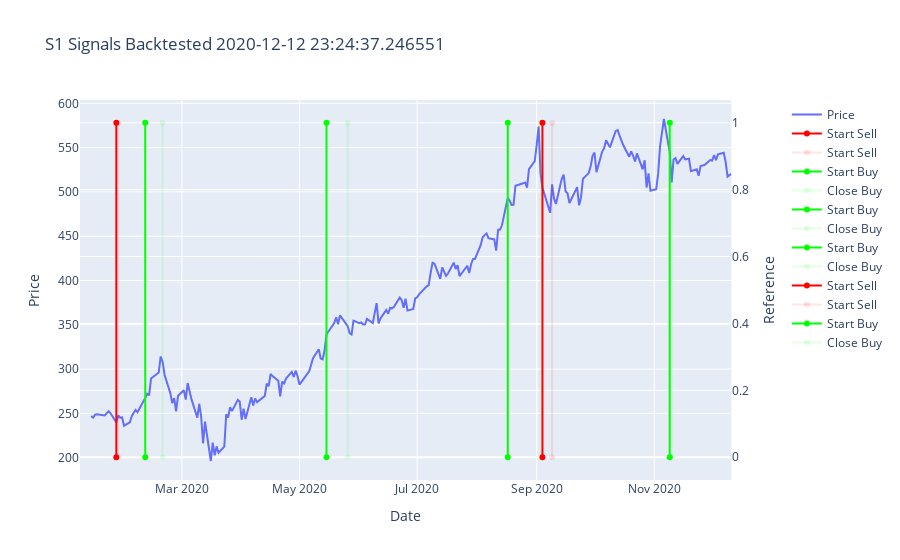

The notebook cell saved with this chart:
### Code cell
# create figure
signal_ticker = 'NVDA'

fig = make_subplots(specs=[[{"secondary_y": True}]])
fig.add_trace(go.Scatter(x=ohlcvs[signal_ticker].index, y=ohlcvs[signal_ticker]['Adj Close'], name='Price'))

for i in range(len(ohlcvs[signal_ticker])):
    if (ohlcvs[signal_ticker]['signal'][i] == 'Start Buy'):
        fig.add_trace(go.Scatter(x=[ohlcvs[signal_ticker].index[i], ohlcvs[signal_ticker].index[i]], y=[0,1], name='Start Buy', marker_color='rgba(0, 255, 0, 1)'), secondary_y=True)
    if (ohlcvs[signal_ticker]['signal'][i] == 'Close Buy'):
        fig.add_trace(go.Scatter(x=[ohlcvs[signal_ticker].index[i], ohlcvs[signal_ticker].index[i]], y=[0,1], name='Close Buy', marker_color='rgba(0, 255, 0, 0.1)'), secondary_y=True)
    if (ohlcvs[signal_ticker]['signal'][i] == 'Start Sell'):
        fig.add_trace(go.Scatter(x=[ohlcvs[signal_ticker].index[i], ohlcvs[signal_ticker].index[i]], y=[0,1], name='Start Sell', marker_color='rgba(255, 0, 0, 1)'), secondary_y=True)
    if (ohlcvs[signal_ticker]['signal'][i] == 'Close Sell'):
        fig.add_trace(go.Scatter(x=[ohlcvs[signal_ticker].index[i], ohlcvs[signal_ticker].index[i]], y=[0,1], name='Start Sell', marker_color='rgba(255, 0, 0, 0.1)'), secondary_y=True)

# format figure
fig.update_layout(title_text=f'S1 Signals Backtested {dt.datetime.today()}')
fig.update_xaxes(title_text='Date')
fig.update_yaxes(title_text='Price')
fig.update_yaxes(title_text='Reference', secondary_y=True)

### Figure 1 — Plotly figure (JSON) as saved in the notebook; plotly's stock layout.template omitted (floating-point values rounded to 4 significant figures; data arrays with more than 128 entries replaced by an {"elided": "..."} marker saying what was removed)
{"data": [{"name": "Price", "type": "scatter", "x": {"elided": "232 str values"}, "y": {"elided": "232 float values"}}, {"marker": {"color": "rgba(255, 0, 0, 1)"}, "name": "Start Sell", "type": "scatter", "x": ["2020-01-27T00:00:00", "2020-01-27T00:00:00"], "xaxis": "x", "y": [0, 1], "yaxis": "y2"}, {"marker": {"color": "rgba(255, 0, 0, 0.1)"}, "name": "Start Sell", "type": "scatter", "x": ["2020-01-28T00:00:00", "2020-01-28T00:00:00"], "xaxis": "x", "y": [0, 1], "yaxis": "y2"}, {"marker": {"color": "rgba(0, 255, 0, 1)"}, "name": "Start Buy", "type": "scatter", "x": ["2020-02-11T00:00:00", "2020-02-11T00:00:00"], "xaxis": "x", "y": [0, 1], "yaxis": "y2"}, {"marker": {"color": "rgba(0, 255, 0, 0.1)"}, "name": "Close Buy", "type": "scatter", "x": ["2020-02-20T00:00:00", "2020-02-20T00:00:00"], "xaxis": "x", "y": [0, 1], "yaxis": "y2"}, {"marker": {"color": "rgba(0, 255, 0, 1)"}, "name": "Start Buy", "type": "scatter", "x": ["2020-05-15T00:00:00", "2020-05-15T00:00:00"], "xaxis": "x", "y": [0, 1], "yaxis": "y2"}, {"marker": {"color": "rgba(0, 255, 0, 0.1)"}, "name": "Close Buy", "type": "scatter", "x": ["2020-05-26T00:00:00", "2020-05-26T00:00:00"], "xaxis": "x", "y": [0, 1], "yaxis": "y2"}, {"marker": {"color": "rgba(0, 255, 0, 1)"}, "name": "Start Buy", "type": "scatter", "x": ["2020-08-17T00:00:00", "2020-08-17T00:00:00"], "xaxis": "x", "y": [0, 1], "yaxis": "y2"}, {"marker": {"color": "rgba(0, 255, 0, 0.1)"}, "name": "Close Buy", "type": "scatter", "x": ["2020-09-03T00:00:00", "2020-09-03T00:00:00"], "xaxis": "x", "y": [0, 1], "yaxis": "y2"}, {"marker": {"color": "rgba(255, 0, 0, 1)"}, "name": "Start Sell", "type": "scatter", "x": ["2020-09-04T00:00:00", "2020-09-04T00:00:00"], "xaxis": "x", "y": [0, 1], "yaxis": "y2"}, {"marker": {"color": "rgba(255, 0, 0, 0.1)"}, "name": "Start Sell", "type": "scatter", "x": ["2020-09-09T00:00:00", "2020-09-09T00:00:00"], "xaxis": "x", "y": [0, 1], "yaxis": "y2"}, {"marker": {"color": "rgba(0, 255, 0, 1)"}, "name": "Start Buy", "type": "scatter", "x": ["2020-11-09T00:00:00", "2020-11-09T00:00:00"], "xaxis": "x", "y": [0, 1], "yaxis": "y2"}, {"marker": {"color": "rgba(0, 255, 0, 0.1)"}, "name": "Close Buy", "type": "scatter", "x": ["2020-11-10T00:00:00", "2020-11-10T00:00:00"], "xaxis": "x", "y": [0, 1], "yaxis": "y2"}], "layout": {"title": {"text": "S1 Signals Backtested 2020-12-12 23:24:37.246551"}, "xaxis": {"anchor": "y", "domain": [0, 0.94], "title": {"text": "Date"}}, "yaxis": {"anchor": "x", "domain": [0, 1], "title": {"text": "Price"}}, "yaxis2": {"anchor": "x", "overlaying": "y", "side": "right", "title": {"text": "Reference"}}}}
